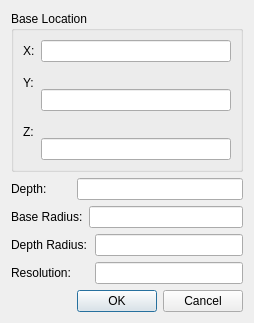
<?xml version="1.0" encoding="UTF-8"?>
<ui version="4.0">
 <class>qtCMBConicalSourceDialog</class>
 <widget class="QDialog" name="qtCMBConicalSourceDialog">
  <property name="geometry">
   <rect>
    <x>0</x>
    <y>0</y>
    <width>254</width>
    <height>323</height>
   </rect>
  </property>
  <property name="windowTitle">
   <string>Conical Region Dialog</string>
  </property>
  <layout class="QGridLayout" name="gridLayout_2">
   <item row="0" column="0" colspan="4">
    <widget class="QGroupBox" name="groupBox">
     <property name="title">
      <string>Base Location</string>
     </property>
     <layout class="QGridLayout" name="gridLayout">
      <item row="0" column="0">
       <widget class="QLabel" name="label">
        <property name="text">
         <string>X:</string>
        </property>
       </widget>
      </item>
      <item row="0" column="1">
       <widget class="QLineEdit" name="XPos"/>
      </item>
      <item row="1" column="0">
       <widget class="QLabel" name="label_2">
        <property name="text">
         <string>Y:</string>
        </property>
       </widget>
      </item>
      <item row="1" column="1" rowspan="2">
       <widget class="QLineEdit" name="YPos"/>
      </item>
      <item row="2" column="0" rowspan="2">
       <widget class="QLabel" name="label_3">
        <property name="text">
         <string>Z:</string>
        </property>
       </widget>
      </item>
      <item row="3" column="1">
       <widget class="QLineEdit" name="ZPos"/>
      </item>
     </layout>
    </widget>
   </item>
   <item row="1" column="0">
    <widget class="QLabel" name="label_4">
     <property name="text">
      <string>Depth:</string>
     </property>
    </widget>
   </item>
   <item row="1" column="1" colspan="3">
    <widget class="QLineEdit" name="Depth"/>
   </item>
   <item row="2" column="0" colspan="2">
    <widget class="QLabel" name="label_5">
     <property name="text">
      <string>Base Radius:</string>
     </property>
    </widget>
   </item>
   <item row="2" column="2" colspan="2">
    <widget class="QLineEdit" name="BaseRadius"/>
   </item>
   <item row="3" column="0" colspan="3">
    <widget class="QLabel" name="label_6">
     <property name="text">
      <string>Depth Radius:</string>
     </property>
    </widget>
   </item>
   <item row="3" column="3">
    <widget class="QLineEdit" name="DepthRadius"/>
   </item>
   <item row="5" column="0" colspan="4">
    <widget class="QDialogButtonBox" name="buttonBox">
     <property name="orientation">
      <enum>Qt::Horizontal</enum>
     </property>
     <property name="standardButtons">
      <set>QDialogButtonBox::Cancel|QDialogButtonBox::Ok</set>
     </property>
    </widget>
   </item>
   <item row="4" column="0">
    <widget class="QLabel" name="label_7">
     <property name="text">
      <string>Resolution:</string>
     </property>
    </widget>
   </item>
   <item row="4" column="3">
    <widget class="QLineEdit" name="Resolution"/>
   </item>
  </layout>
 </widget>
 <resources/>
 <connections>
  <connection>
   <sender>buttonBox</sender>
   <signal>accepted()</signal>
   <receiver>qtCMBConicalSourceDialog</receiver>
   <slot>accept()</slot>
   <hints>
    <hint type="sourcelabel">
     <x>248</x>
     <y>254</y>
    </hint>
    <hint type="destinationlabel">
     <x>157</x>
     <y>274</y>
    </hint>
   </hints>
  </connection>
  <connection>
   <sender>buttonBox</sender>
   <signal>rejected()</signal>
   <receiver>qtCMBConicalSourceDialog</receiver>
   <slot>reject()</slot>
   <hints>
    <hint type="sourcelabel">
     <x>316</x>
     <y>260</y>
    </hint>
    <hint type="destinationlabel">
     <x>286</x>
     <y>274</y>
    </hint>
   </hints>
  </connection>
 </connections>
</ui>
